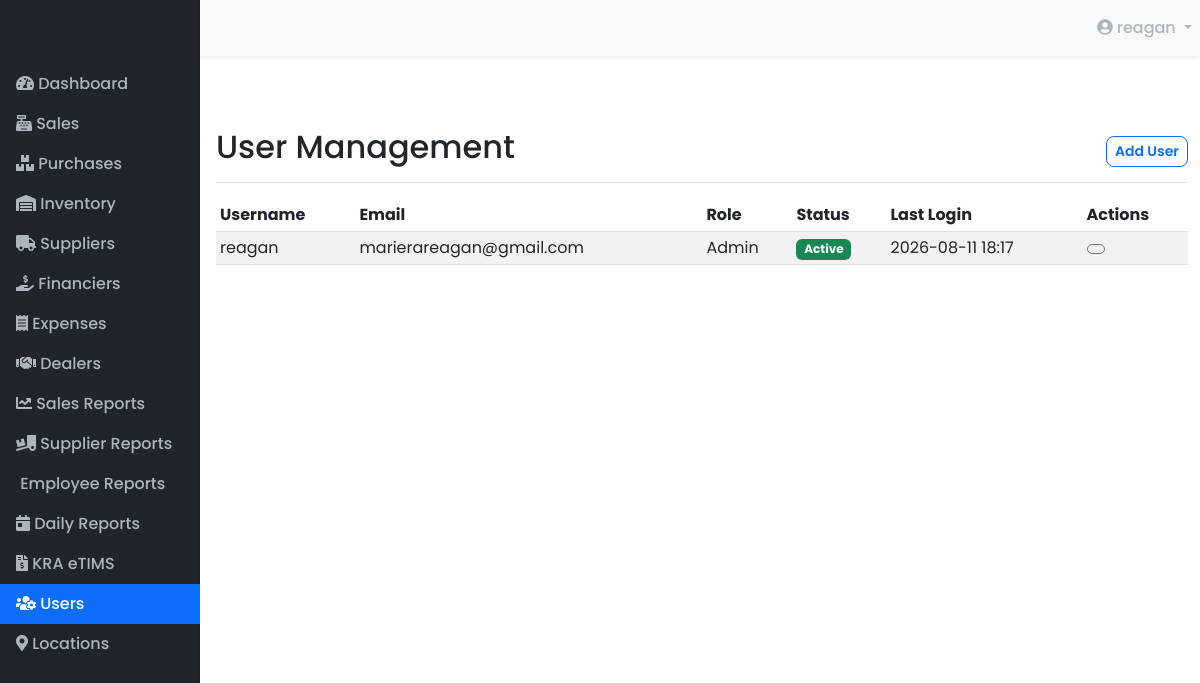
Before: /admin/users (signed in) with the older database file.
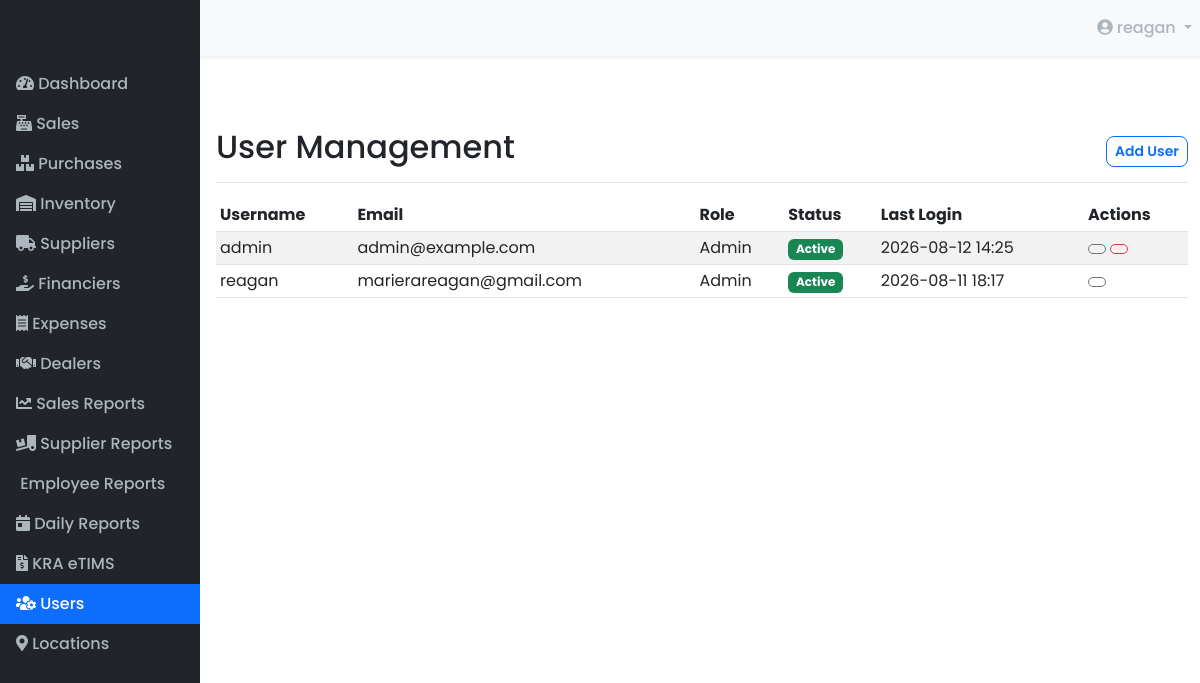
After: the same page with the newer database file.
### models.py (models this page shows, shortened)
class User(db.Model):
    __tablename__ = 'users'
    id = db.Column(db.Integer, primary_key=True)
    username = db.Column(db.String(50), unique=True, nullable=False)
    email = db.Column(db.String(100), unique=True, nullable=False)
    password_hash = db.Column(db.String(128), nullable=False)
    role = db.Column(db.String(20), default='cashier')  # cashier, manager, admin
    is_active = db.Column(db.Boolean, default=True)
    created_at = db.Column(db.DateTime, default=datetime.utcnow)
    last_login = db.Column(db.DateTime)
    location_id = db.Column(db.Integer, db.ForeignKey('locations.id'))
    location = db.relationship('Location', backref='users')

### app.py (the view)
@app.route('/admin/users')
@login_required(roles=['admin'])
def manage_users():
    users = User.query.order_by(User.username.asc()).all()
    locations = Location.query.all()
    return render_template('users.html', users=users, locations=locations)

### app.py (called while the page is built)
def login_required(roles=['cashier']):
    def decorator(f):
        from functools import wraps
        @wraps(f)
        def decorated_function(*args, **kwargs):
            if 'user_id' not in session:
                flash('You need to be logged in to access this page', 'danger')
                return redirect(url_for('login'))
            user = User.query.get(session['user_id'])
            if user is None:
                flash('User not found. Please log in again.', 'danger')
                return redirect(url_for('login'))
            if user.role not in roles and user.role != 'admin':
                flash('You do not have permission to access this page', 'danger')
                return redirect(url_for('dashboard'))
            return f(*args, **kwargs)
        return decorated_function
    return decorator

### templates/users.html (shortened to what this page needs)
{% extends "layouts/base.html" %}
{% block content %}
<div class="d-flex justify-content-between flex-wrap flex-md-nowrap align-items-center pt-3 pb-2 mb-3 border-bottom">
    <h1 class="h2">User Management</h1>
    <div class="btn-toolbar mb-2 mb-md-0">
        <button class="btn btn-sm btn-outline-primary" data-bs-toggle="modal" data-bs-target="#addUserModal">
             Add User
        </button>
    </div>
</div>
<div class="table-responsive">
    <table class="table table-striped table-sm">
        <thead>
            <tr>
                <th>Username</th>
                <th>Email</th>
                <th>Role</th>
                <th>Status</th>
                <th>Last Login</th>
                <th>Actions</th>
            </tr>
        </thead>
        <tbody>
            {% for user in users %}
            <tr>
                <td>{{ user.username }}</td>
                <td>{{ user.email }}</td>
                <td>{{ user.role|capitalize }}</td>
                <td>
                    {% if user.is_active %}
                    <span class="badge bg-success">Active</span>
                    {% else %}
                    <span class="badge bg-danger">Inactive</span>
                    {% endif %}
                </td>
                <td>
                    {% if user.last_login %}
                    {{ user.last_login.strftime('%Y-%m-%d %H:%M') }}
                    {% else %}
                    Never
                    {% endif %}
                </td>
                <td>
                    <button class="btn btn-sm btn-outline-secondary" title="Edit" data-bs-toggle="modal" data-bs-target="#editUserModal{{ user.id }}">
                    </button>
                    {% if user.id != session.user_id %}
                    <a href="{{ url_for('toggle_user_status', user_id=user.id) }}" class="btn btn-sm btn-outline-{{ 'danger' if user.is_active else 'success' }}" title="{{ 'Deactivate' if user.is_active else 'Activate' }}">
                    </a>
                    {% endif %}
                </td>
            </tr>
            {% endfor %}
        </tbody>
    </table>
</div>
{% endblock %}

### templates/partials/_navbar.html (shortened to what this page needs)
<nav class="navbar navbar-expand-lg navbar-light bg-light">
    <div class="container-fluid">
        <a class="navbar-brand" href="{{ url_for('dashboard') }}">
        </a>
        <div class="collapse navbar-collapse" id="navbarNav">
            <ul class="navbar-nav ms-auto">
                {% if 'user_id' in session %}
                <li class="nav-item dropdown">
                    <a class="nav-link dropdown-toggle" href="#" id="navbarDropdown" role="button" data-bs-toggle="dropdown" aria-expanded="false">
                        <i class="fas fa-user-circle"></i> {{ session['username'] }}
                    </a>
                </li>
                {% else %}
                <li class="nav-item">
                    <a class="nav-link" href="{{ url_for('login') }}"><i class="fas fa-sign-in-alt"></i> Login</a>
                </li>
                {% endif %}
            </ul>
        </div>
    </div>
</nav>

Changed rows visible on the page:
added User: username "admin", email "admin@example.com", role "Admin", is_active "Active", last_login "2026-08-12 14:25"
